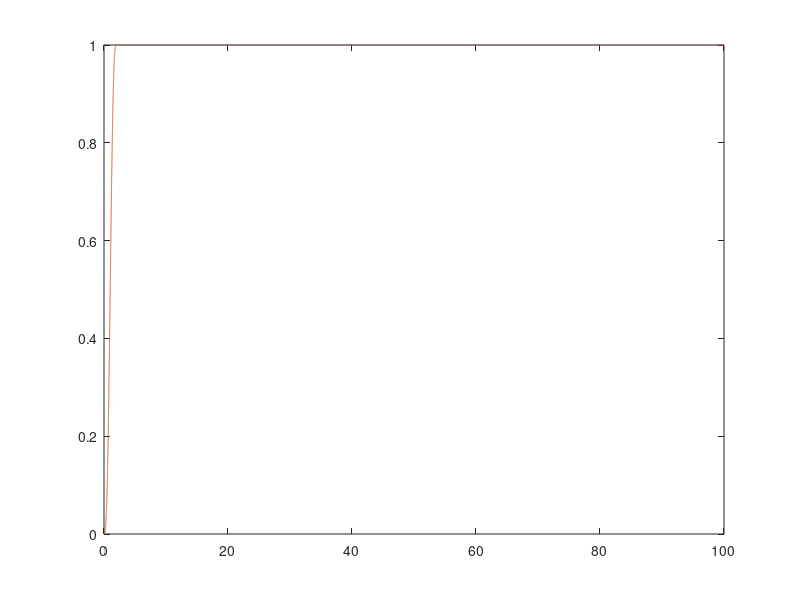

Write MATLAB code to recreate this figure.
clc
clear all
close all
eplison=0.5;
A=[0 1 0 0 0 0;
    0 0 0 0 -1 0;
    0 0 0 1 0 0;
    0 0 0 0 0 0 ;
    0 0 0 0 0 1;
     0 0 0 0 0 0];
 C=[1 0 0 0 0 0;
     0 0 1 0 0 0];
% C=[1 0 0 0 0 0];
 D=0;
B=[0 0;0 -eplison;0 0;-1 0;0 0;0 1];
R=1/1000*eye(2);
Q=C'*C;
T = 2;
h=0.001;
tspan=100;
t=0:h:tspan;
yd=zeros(1,tspan/h);
for j=1:(tspan/h+1)
    if j<(T/h)
yd(:,j)=-1/(2*pi)*sin(2*pi*(j*h)/T)+1*j*h/T;
    else
        yd(:,j)=1;
    end
end
[k,a,b]=lqr(A,B,Q,R);
Acl=A-B*k;
sysclose=ss(Acl,B,C,D);
go=dcgain(sysclose);
x0=[1 0 0 0 0 0]';
r=[yd/go(1);0*yd/go(2)];

[y,t,x]=lsim(sysclose,r,t,x0);
figure(1)
plot(t,y(:,1),t,yd)